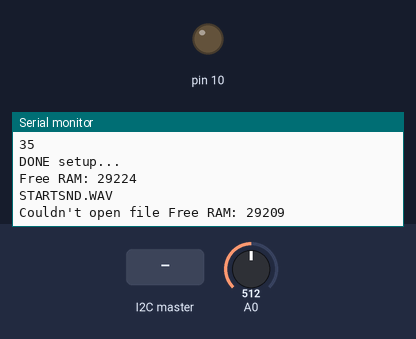
Recording of a sketch running on a simulated Arduino Uno, built with avr-gcc and run on an emulated ATmega328P. Shown: output pins drawn as LEDs (lit = HIGH), the last lines printed to the serial monitor. The test bench sets the inputs (shaded band); at power-on: A0 = 512. Random numbers use the default seed unless the sketch sets one.

Above: at 5.1 s.
5.2 s: the I2C master sends the byte 1
At 5.33 s:
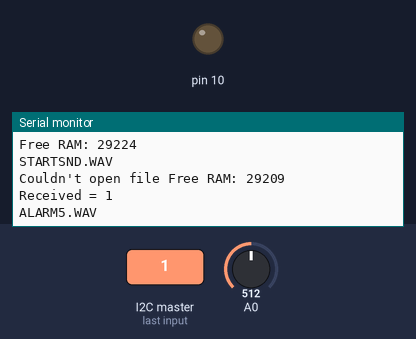
6.8 s: the I2C master sends the byte 2
At 6.93 s:
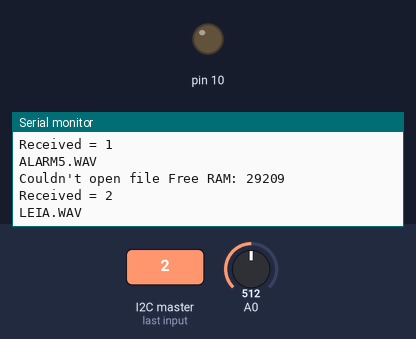

Measured:
- after the input at 5.2 s, the serial monitor: prints a new line at once (image 1)
- after the input at 6.8 s, the serial monitor: prints a new line at once (image 2)

The sketch:

AudioFX1_WavShield.ino
```cpp
// (licence header left out)
#if defined(ARDUINO) && ARDUINO >= 100
  #include "Arduino.h"
  #else
   #include "WProgram.h"
#endif

#include <Wire.h>
#include "WaveHC.h"
#include "WaveUtil.h"
#include <Jukebox2.h>

uint8_t x; // WIRE command var
Jukebox2 snd = Jukebox2();
unsigned long nextTwitch = 0;
const unsigned int twitchMin = 20000; //max 65,535 ms
const unsigned int twitchMax = 60000; //max 65,535 ms
char path[16]; // This means, that including the ".wav" the filenames must be 16 chars or less

uint8_t randSoundSelection[18] = {1,3,4,5,6,7,8,9,32,33,34,35,36,37,38,39,40,42};

typedef struct
{
  uint8_t commandCode; // What command code from the WIRE lib activates this sound
  char *fileName;  // the filename, minus ".wav" and any trailing numerals
  uint8_t fileCount;   // how many files of this type there are, if this is unique, set to 0
} SoundType;


// Define all the sounds now
const uint8_t SOUND_COUNT = 35;  //update this size to match how many you have
SoundType allSounds[SOUND_COUNT];  //update this size to match how many you have
void setupSounds()
{
  // can I get these out of RAM?
  uint8_t commandIndex = 0;
  allSounds[commandIndex].commandCode = 1;   allSounds[commandIndex].fileName = "ALARM";    allSounds[commandIndex].fileCount = 11; commandIndex+=1;
  allSounds[commandIndex].commandCode = 2;   allSounds[commandIndex].fileName = "LEIA";     allSounds[commandIndex].fileCount = 0; commandIndex+=1;
  allSounds[commandIndex].commandCode = 3;   allSounds[commandIndex].fileName = "FAILURE";  allSounds[commandIndex].fileCount = 0; commandIndex+=1;
  allSounds[commandIndex].commandCode = 4;   allSounds[commandIndex].fileName = "CHORTLE";  allSounds[commandIndex].fileCount = 0; commandIndex+=1;
  allSounds[commandIndex].commandCode = 5;   allSounds[commandIndex].fileName = "WHIST";    allSounds[commandIndex].fileCount = 25; commandIndex+=1;
  allSounds[commandIndex].commandCode = 6;   allSounds[commandIndex].fileName = "RAZZ";     allSounds[commandIndex].fileCount = 23; commandIndex+=1;
  allSounds[commandIndex].commandCode = 7;   allSounds[commandIndex].fileName = "ANNOYED";  allSounds[commandIndex].fileCount = 0; commandIndex+=1;
  allSounds[commandIndex].commandCode = 8;   allSounds[commandIndex].fileName = "ALARM";    allSounds[commandIndex].fileCount = 11; commandIndex+=1;
  allSounds[commandIndex].commandCode = 9;   allSounds[commandIndex].fileName = "MISC";     allSounds[commandIndex].fileCount = 36; commandIndex+=1;
  allSounds[commandIndex].commandCode = 10;  allSounds[commandIndex].fileName = "WOLFWSTL"; allSounds[commandIndex].fileCount = 0; commandIndex+=1;
  allSounds[commandIndex].commandCode = 11;  allSounds[commandIndex].fileName = "CANTINA";  allSounds[commandIndex].fileCount = 0; commandIndex+=1;
  allSounds[commandIndex].commandCode = 12;  allSounds[commandIndex].fileName = "VADER";    allSounds[commandIndex].fileCount = 0; commandIndex+=1;
  allSounds[commandIndex].commandCode = 13;  allSounds[commandIndex].fileName = "C3PO";     allSounds[commandIndex].fileCount = 0; commandIndex+=1;
  allSounds[commandIndex].commandCode = 14;  allSounds[commandIndex].fileName = "YODA";     allSounds[commandIndex].fileCount = 0; commandIndex+=1;
  allSounds[commandIndex].commandCode = 15;  allSounds[commandIndex].fileName = "LUKE";     allSounds[commandIndex].fileCount = 0; commandIndex+=1;
  allSounds[commandIndex].commandCode = 16;  allSounds[commandIndex].fileName = "LEIA";     allSounds[commandIndex].fileCount = 0; commandIndex+=1;
  allSounds[commandIndex].commandCode = 104; allSounds[commandIndex].fileName = "HAN";      allSounds[commandIndex].fileCount = 0; commandIndex+=1;
  allSounds[commandIndex].commandCode = 18;  allSounds[commandIndex].fileName = "OBIWAN";   allSounds[commandIndex].fileCount = 0; commandIndex+=1;
  allSounds[commandIndex].commandCode = 105; allSounds[commandIndex].fileName = "CHEWIE";   allSounds[commandIndex].fileCount = 0; commandIndex+=1;
  allSounds[commandIndex].commandCode = 20;  allSounds[commandIndex].fileName = "JAWA";     allSounds[commandIndex].fileCount = 0; commandIndex+=1;
  allSounds[commandIndex].commandCode = 21;  allSounds[commandIndex].fileName = "ANAKIN";   allSounds[commandIndex].fileCount = 0; commandIndex+=1;
  allSounds[commandIndex].commandCode = 22;  allSounds[commandIndex].fileName = "JABBA";    allSounds[commandIndex].fileCount = 0; commandIndex+=1;
  allSounds[commandIndex].commandCode = 23;  allSounds[commandIndex].fileName = "AHSOKA";   allSounds[commandIndex].fileCount = 0; commandIndex+=1;
  allSounds[commandIndex].commandCode = 102; allSounds[commandIndex].fileName = "WHIST";    allSounds[commandIndex].fileCount = 25; commandIndex+=1;
  // In between these command codes, on the original controller sketch there was a bunch of body commands.  leaving space here for compatibility...
  allSounds[commandIndex].commandCode = 32;  allSounds[commandIndex].fileName = "PROC";     allSounds[commandIndex].fileCount = 15; commandIndex+=1;
  allSounds[commandIndex].commandCode = 33;  allSounds[commandIndex].fileName = "SENT";     allSounds[commandIndex].fileCount = 20; commandIndex+=1;
  allSounds[commandIndex].commandCode = 34;  allSounds[commandIndex].fileName = "SCREAM";   allSounds[commandIndex].fileCount = 4; commandIndex+=1;
  allSounds[commandIndex].commandCode = 35;  allSounds[commandIndex].fileName = "OOH";      allSounds[commandIndex].fileCount = 7; commandIndex+=1;
  allSounds[commandIndex].commandCode = 36;  allSounds[commandIndex].fileName = "HUM";      allSounds[commandIndex].fileCount = 25; commandIndex+=1;
  allSounds[commandIndex].commandCode = 37;  allSounds[commandIndex].fileName = "GROAN";    allSounds[commandIndex].fileCount = 0; commandIndex+=1;
  allSounds[commandIndex].commandCode = 38;  allSounds[commandIndex].fileName = "DOODOO";   allSounds[commandIndex].fileCount = 0; commandIndex+=1;
  allSounds[commandIndex].commandCode = 39;  allSounds[commandIndex].fileName = "QUESTION"; allSounds[commandIndex].fileCount = 0; commandIndex+=1;
  allSounds[commandIndex].commandCode = 40;  allSounds[commandIndex].fileName = "SHORTCKT"; allSounds[commandIndex].fileCount = 0; commandIndex+=1;
  allSounds[commandIndex].commandCode = 41;  allSounds[commandIndex].fileName = "WOWIE";    allSounds[commandIndex].fileCount = 0; commandIndex+=1;
  allSounds[commandIndex].commandCode = 42;  allSounds[commandIndex].fileName = "STARTSND"; allSounds[commandIndex].fileCount = 0; commandIndex+=1;
  Serial.println(commandIndex);
}


void setup()
{
  Serial.begin(9600);
  // mix up our random number generator
  randomSeed(analogRead(0));
  Serial.println("init jukebox...");
  snd.begin();
  nextTwitch = (millis() + random(twitchMin, twitchMax));
  Serial.println("init WIRE...");
  Wire.begin(4);                // join i2c bus with address #4
  Wire.onReceive(receiveEvent); // register event
  Serial.println("init sound commands...");
  setupSounds();
  Serial.println("DONE setup...");
  putstring("Free RAM: ");       // This can help with debugging, running out of RAM is bad
  Serial.println(FreeRam());
  x = 42;// Play the start sound
}

void loop()
{
  // Play a random sound if we have been sitting a while
  if(millis() >= nextTwitch)
  {
    Serial.println("Play random sound...");
    x = 32; // Play a PROC sound
    Serial.println("DONE Play random sound...");
    putstring("Free RAM: ");       // This can help with debugging, running out of RAM is bad
    Serial.println(FreeRam());
  }
  playSoundCommand();
  delay(100);
}

// receiveEvent function executes whenever data is received from master
// this function is registered as an event, see setup()
void receiveEvent(int howMany) {
   x = Wire.read();    // receive byte as an integer
   Serial.print("Received = ");
   Serial.println(x);
}


void waitForSound()
{
  // Allow sounds to play to completion
  while (snd.wave.isplaying)
  {
    x = 0;
    delay(100);
  }
}


uint8_t selectRandomSound()
{
  return randSoundSelection[random(0,17)];
}


void playSoundCommand()
{
  for(uint8_t i=0; i<SOUND_COUNT; i++)
  {
    if(allSounds[i].commandCode == x)
    {
      x = 0;
      strcpy (path, allSounds[i].fileName);               // copy filename char variable, to path
      if(allSounds[i].fileCount > 0)
      {
        char soundNum_str[3]; // supports up to 99 files in FX1/SSSSS/ folders
        uint8_t soundNum = random (1, allSounds[i].fileCount);    // generate a random # from 1 to the number of files declared in that folder
        itoa(soundNum, soundNum_str, 10); // convert the random number integer to string and store it in sound_str
        strcat (path, soundNum_str);      // add sound_str to path
      }
      strcat (path, ".WAV");            // add .WAV to path
      Serial.println(path);           // used to debug
      snd.PlaySound(String(path));
      putstring("Free RAM: ");       // This can help with debugging, running out of RAM is bad
      Serial.println(FreeRam());
      waitForSound();
      x = 0;
      nextTwitch = (millis() + random(twitchMin, twitchMax));
    }
  }
}
```
